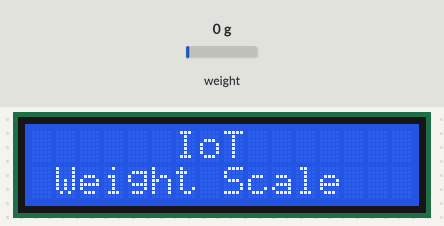
Simulated run of this sketch. Board: ESP8266 (NodeMCU). Parts: 16×2 character LCD. The test bench sets the inputs (shaded band); at power-on: weight on the scale 0 g. WiFi joins after 1.5 s; servers stay silent unless stated; what the sketch prints to the serial monitor is not drawn.

Above: at 3.2 s.
At 12.3 s:
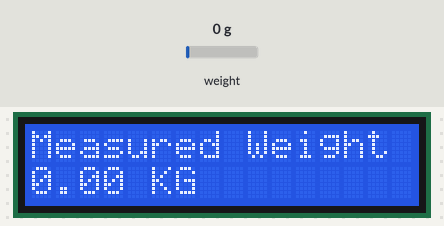
12.4 s: weight on the scale set to 100 g
At 12.97 s:
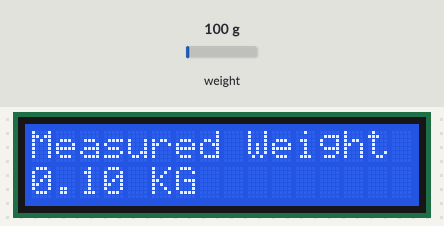
15.6 s: weight on the scale set to 1250 g
At 16.1 s:
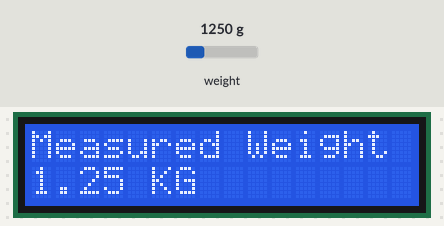
17.5 s: weight on the scale set to 2500 g
At 17.98 s:
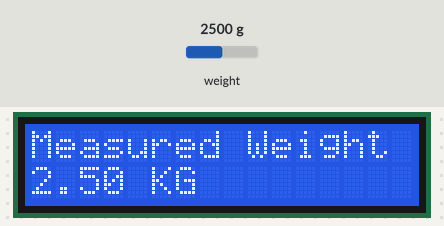
Timing chart, 0 to 20.5 s (numbered marks = the images above; inputs shaded):
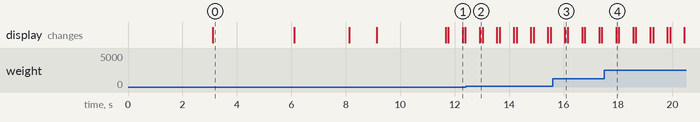

The sketch:

load_esp_try1.ino
```cpp
//Prateek
//www.prateeks.in

#include <ESP8266WiFi.h>
#include "HX711.h"
//#define BLYNK_PRINT Serial
//#include <Blynk.h>
//#include <BlynkSimpleEsp8266.h>
#include <Wire.h>
#include <LiquidCrystal_I2C.h>
LiquidCrystal_I2C lcd(0x3F, 16, 2);
//#define BLYNK_PRINT Serial

const char *ssid = "PatelsWifi4G"; // replace with your wifi ssid and wpa2 key
const char *pass = "9820769386";
//char auth[] = "jf5vqqdqSziGVbsdgncbvP5CffTAgqiz";    // You should get Auth Token in the Blynk App.

WiFiClient client;

HX711 scale(D4, D5);

//int rbutton = D4; // this button will be used to reset the scale to 0.
float weight;
float calibration_factor = -467300; // for me this vlaue works just perfect 419640
// -107325
void setup()
{
  Serial.begin(9600);
//  Wire.begin(D1, D2);
   lcd.begin();
  lcd.backlight();
  lcd.setCursor(3,0);
  lcd.print("Welcome To");
  lcd.setCursor(0,1);
  lcd.print("JustDoElectronic");
  delay(3000);
  lcd.clear();
  lcd.setCursor(6,0);
  lcd.print("IoT");
  lcd.setCursor(1,1);
  lcd.print("Weight Scale");
  delay(3000);
  lcd.clear();
//  Serial.begin(115200);
//  pinMode(rbutton, INPUT_PULLUP);
  scale.set_scale();
  scale.tare(); //Reset the scale to 0
  long zero_factor = scale.read_average(); //Get a baseline reading
//  Blynk.begin(auth, ssid, pass);


  lcd.print("Connecting Wifi");

  WiFi.begin(ssid, pass);
  {
  delay(1000);
  Serial.print(".");
  lcd.clear();
  }
  Serial.println("");
  Serial.println("WiFi connected");
  lcd.clear();
  lcd.print("WiFi connected");

  delay(2000);
}

void loop()

{

//  Blynk.run();
  scale.set_scale(calibration_factor); //Adjust to this calibration factor

  weight = scale.get_units(5);

  lcd.setCursor(0, 0);
  lcd.print("Measured Weight");
  lcd.setCursor(0, 1);
  lcd.print(weight);
  lcd.print(" KG  ");
//  Blynk.virtualWrite(V3, weight);
  delay(100);
  lcd.clear();

  Serial.print("Weight: ");
  Serial.print(weight);
  Serial.println(" KG");


//  if ( digitalRead(rbutton) == LOW)
//{
//  scale.set_scale();
//  scale.tare(); //Reset the scale to 0
//}
//
}
```

Measured:
- after the input at 12.4 s, the display: changes after 0.52 s (image 2)
- after the input at 15.6 s, the display: changes after 0.45 s (image 3)
- after the input at 17.5 s, the display: changes after 0.43 s (image 4)
- what the display in image 0 shows lasts 3.0 s, from 3.1 s to 6.1 s
